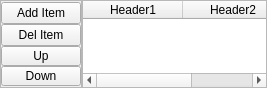
<?xml version="1.0" encoding="UTF-8"?>
<ui version="4.0">
 <class>prodTree</class>
 <widget class="QWidget" name="prodTree">
  <property name="geometry">
   <rect>
    <x>0</x>
    <y>0</y>
    <width>267</width>
    <height>88</height>
   </rect>
  </property>
  <property name="windowTitle">
   <string>ProdTree</string>
  </property>
  <layout class="QGridLayout" name="gridLayout">
   <property name="margin">
    <number>0</number>
   </property>
   <property name="spacing">
    <number>0</number>
   </property>
   <item row="0" column="0">
    <widget class="QFrame" name="qfBtns">
     <property name="frameShape">
      <enum>QFrame::StyledPanel</enum>
     </property>
     <layout class="QVBoxLayout" name="vlTreeBtns">
      <property name="spacing">
       <number>0</number>
      </property>
      <property name="margin">
       <number>0</number>
      </property>
      <item>
       <spacer name="verticalSpacer_2">
        <property name="orientation">
         <enum>Qt::Vertical</enum>
        </property>
        <property name="sizeHint" stdset="0">
         <size>
          <width>20</width>
          <height>20</height>
         </size>
        </property>
       </spacer>
      </item>
      <item>
       <widget class="QPushButton" name="bAddItem">
        <property name="sizePolicy">
         <sizepolicy hsizetype="Minimum" vsizetype="Fixed">
          <horstretch>0</horstretch>
          <verstretch>0</verstretch>
         </sizepolicy>
        </property>
        <property name="minimumSize">
         <size>
          <width>0</width>
          <height>0</height>
         </size>
        </property>
        <property name="maximumSize">
         <size>
          <width>16777215</width>
          <height>16777215</height>
         </size>
        </property>
        <property name="text">
         <string>Add Item</string>
        </property>
       </widget>
      </item>
      <item>
       <widget class="QPushButton" name="bDelItem">
        <property name="enabled">
         <bool>true</bool>
        </property>
        <property name="text">
         <string>Del Item</string>
        </property>
       </widget>
      </item>
      <item>
       <spacer name="verticalSpacer">
        <property name="orientation">
         <enum>Qt::Vertical</enum>
        </property>
        <property name="sizeHint" stdset="0">
         <size>
          <width>20</width>
          <height>20</height>
         </size>
        </property>
       </spacer>
      </item>
      <item>
       <widget class="QPushButton" name="bItemUp">
        <property name="minimumSize">
         <size>
          <width>50</width>
          <height>20</height>
         </size>
        </property>
        <property name="maximumSize">
         <size>
          <width>16777215</width>
          <height>16777215</height>
         </size>
        </property>
        <property name="text">
         <string>Up</string>
        </property>
       </widget>
      </item>
      <item>
       <widget class="QPushButton" name="bItemDn">
        <property name="minimumSize">
         <size>
          <width>50</width>
          <height>20</height>
         </size>
        </property>
        <property name="maximumSize">
         <size>
          <width>16777215</width>
          <height>16777215</height>
         </size>
        </property>
        <property name="text">
         <string>Down</string>
        </property>
       </widget>
      </item>
      <item>
       <spacer name="verticalSpacer_3">
        <property name="orientation">
         <enum>Qt::Vertical</enum>
        </property>
        <property name="sizeHint" stdset="0">
         <size>
          <width>20</width>
          <height>20</height>
         </size>
        </property>
       </spacer>
      </item>
     </layout>
    </widget>
   </item>
   <item row="0" column="1">
    <widget class="QTreeWidget" name="twTree">
     <property name="minimumSize">
      <size>
       <width>0</width>
       <height>0</height>
      </size>
     </property>
     <property name="maximumSize">
      <size>
       <width>16777215</width>
       <height>16777215</height>
      </size>
     </property>
     <property name="alternatingRowColors">
      <bool>false</bool>
     </property>
     <property name="indentation">
      <number>2</number>
     </property>
     <attribute name="headerStretchLastSection">
      <bool>false</bool>
     </attribute>
     <column>
      <property name="text">
       <string>Header1</string>
      </property>
      <property name="textAlignment">
       <set>AlignHCenter|AlignVCenter|AlignCenter</set>
      </property>
     </column>
     <column>
      <property name="text">
       <string>Header2</string>
      </property>
      <property name="textAlignment">
       <set>AlignHCenter|AlignVCenter|AlignCenter</set>
      </property>
     </column>
     <column>
      <property name="text">
       <string>Header3</string>
      </property>
      <property name="textAlignment">
       <set>AlignHCenter|AlignVCenter|AlignCenter</set>
      </property>
     </column>
    </widget>
   </item>
  </layout>
 </widget>
 <resources/>
 <connections/>
</ui>
